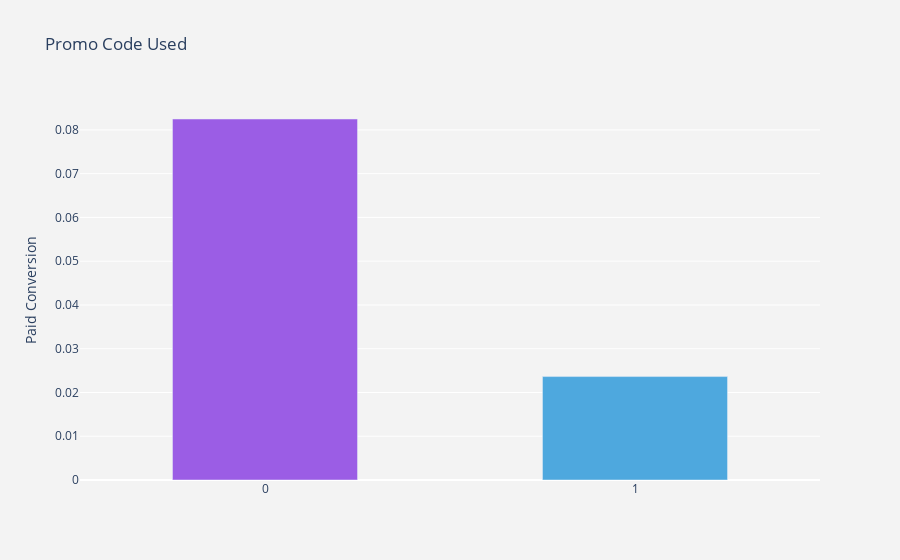

Notebook cell for this chart:
### Code cell
df_plot = dataset.groupby('pc_used').paid_user.mean().reset_index()
plot_data = [
    go.Bar(
        x=df_plot['pc_used'],
        y=df_plot['paid_user'],
        width = [0.5, 0.5],
        marker=dict(
        color=['#9b5de5', '#4ea8de'])
    )
]
plot_layout = go.Layout(
        xaxis={"type": "category"},
        yaxis={"title": "Paid Conversion"},
        title='Promo Code Used',
        plot_bgcolor  = 'rgb(243,243,243)',
        paper_bgcolor  = 'rgb(243,243,243)',
    )
fig = go.Figure(data=plot_data, layout=plot_layout)
pyoff.iplot(fig)

### Figure 1 — Plotly figure (JSON) as saved in the notebook; plotly's stock layout.template omitted (floating-point values rounded to 4 significant figures)
{"data": [{"marker": {"color": ["#9b5de5", "#4ea8de"]}, "type": "bar", "width": [0.5, 0.5], "x": [0, 1], "y": [0.08249, 0.02363]}], "layout": {"paper_bgcolor": "rgb(243,243,243)", "plot_bgcolor": "rgb(243,243,243)", "title": {"text": "Promo Code Used"}, "xaxis": {"type": "category"}, "yaxis": {"title": {"text": "Paid Conversion"}}}}
